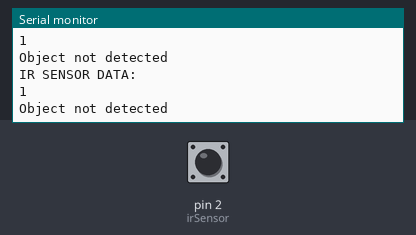
Bench run of a sketch on a simulated Arduino Uno, built with avr-gcc and run on an emulated ATmega328P. On the bench: the last lines printed to the serial monitor. The inputs (shaded band) are chosen by the test bench; at power-on: pin 2 (irSensor) HIGH.

Above: at 1.2 s.
1.3 s: pin 2 (irSensor) driven LOW
At 2.3 s:
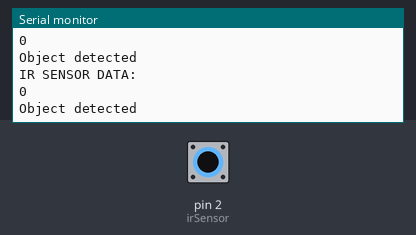
2.9 s: pin 2 (irSensor) driven HIGH
At 3.6 s:
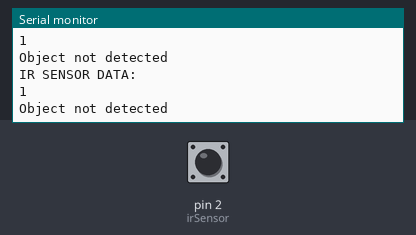
5.9 s: pin 2 (irSensor) driven LOW
At 6.8 s:
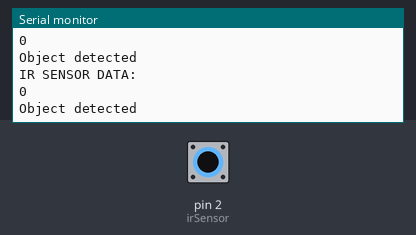
8.9 s: pin 2 (irSensor) driven HIGH
At 10.0 s:
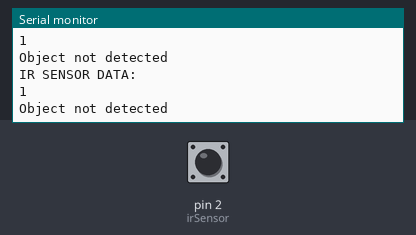

Measured:
- after the input at 1.3 s, the serial monitor: prints a new line after 0.09 s (image 1)

The sketch:

RF_sensor.ino
```cpp
const int irSensor=2;

void setup() {
  Serial.begin(9600);
  pinMode(irSensor, INPUT);
}

void loop() {
  int irData= digitalRead(irSensor);
  Serial.print("IR SENSOR DATA: \n");
  Serial.println(irData);
  if (irData==0)
  {
    Serial.print("Object detected\n");
  } else
  Serial.print("Object not detected\n");
}
```
